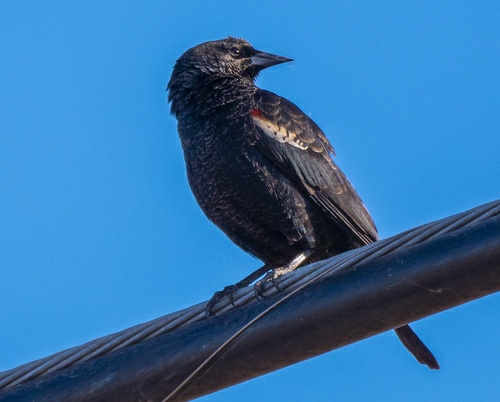
#> input picture gen_inpaint_dataset/samples/130822.jpg, 500 x 402 px
$ python gen_mask.py --input_dir samples --mask_dir samples
#> lines starting #> are read from the running program, lines starting #| are printed output that depends on the picture; after the words box and inside, x2 and y2 are one past the last pixel; in counts of white or black regions, pixels touching at a corner belong together
import os
import argparse
import random
import numpy as np
from PIL import Image
from tqdm import tqdm

def generate_random_rect_mask(width, height, min_area_ratio=0.02, max_area_ratio=0.2):
    img_area = width * height
    target_area = random.uniform(min_area_ratio, max_area_ratio) * img_area
    aspect_ratio = random.uniform(0.5, 2.0)

    h = int(round((target_area / aspect_ratio) ** 0.5))
    w = int(round((target_area * aspect_ratio) ** 0.5))
    h, w = min(h, height), min(w, width)

    top = random.randint(0, height - h)
    left = random.randint(0, width - w)

    mask = np.zeros((height, width), dtype=np.uint8)
    mask[top:top + h, left:left + w] = 255
    return Image.fromarray(mask, mode="L")

def main():
    parser = argparse.ArgumentParser()
    parser.add_argument('--input_dir', type=str, required=True)
    parser.add_argument('--mask_dir', type=str, required=True)
    args = parser.parse_args()

    os.makedirs(args.mask_dir, exist_ok=True)
    imgs = [f for f in os.listdir(args.input_dir) if f.lower().endswith(('.png', '.jpg', '.jpeg'))]

    for f in tqdm(imgs, desc="Generating Masks"):
        img_path = os.path.join(args.input_dir, f)
        with Image.open(img_path) as img:
#> img is the input picture: PIL image 500x402 RGB; mean R, G, B 52.2, 116.2, 170
            w, h = img.size
#> w = 500; h = 402
            mask = generate_random_rect_mask(w, h)
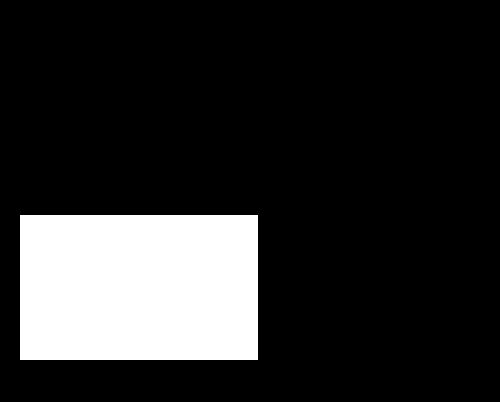
#> mask: PIL image 500x402 L; 17.2% white; 1 white region, box (x1, y1, x2, y2) and area: (20, 215, 258, 360) 34510
            # 원본 파일명과 매칭되도록 저장 (예: image1.png -> image1_mask.png)
            mask.save(os.path.join(args.mask_dir, f"{os.path.splitext(f)[0]}_mask.png"))
#> pass 2 of the loop in main, `for f in tqdm(imgs, desc="Generating Masks"):`:
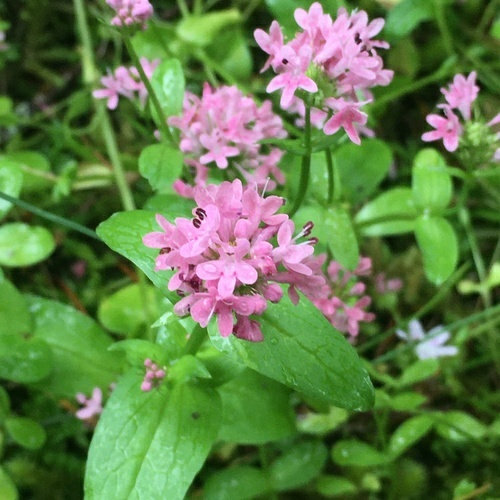
#> input picture gen_inpaint_dataset/samples/313901.jpg, 500 x 500 px
#> in main, img is the input picture: PIL image 500x500 RGB; mean R, G, B 97.7, 126, 74.2
#> in main, `mask = generate_random_rect_mask(w, h)`:
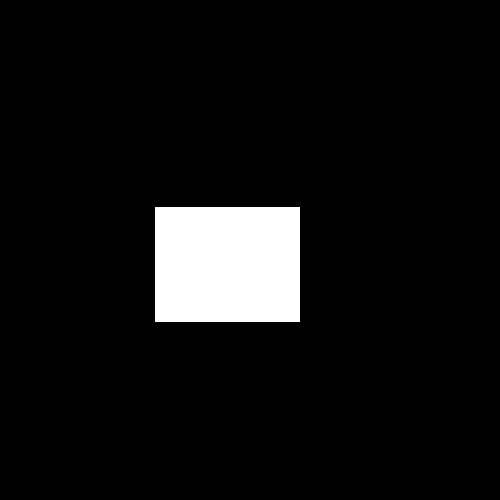
#> mask: PIL image 500x500 L; 6.7% white; 1 white region, box (x1, y1, x2, y2) and area: (155, 207, 300, 322) 16675

if __name__ == "__main__":
    main()
